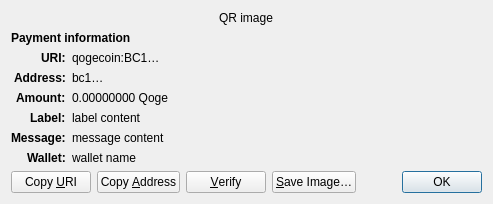
<?xml version="1.0" encoding="UTF-8"?>
<ui version="4.0">
 <class>ReceiveRequestDialog</class>
 <widget class="QDialog" name="ReceiveRequestDialog">
  <property name="geometry">
   <rect>
    <x>0</x>
    <y>0</y>
    <width>413</width>
    <height>229</height>
   </rect>
  </property>
  <property name="windowTitle">
   <string>Request payment to …</string>
  </property>
  <layout class="QGridLayout" name="gridLayout" columnstretch="0,1">
   <property name="sizeConstraint">
    <enum>QLayout::SetFixedSize</enum>
   </property>
   <item row="0" column="0" colspan="2" alignment="Qt::AlignHCenter">
    <widget class="QRImageWidget" name="qr_code">
     <property name="text">
      <string notr="true">QR image</string>
     </property>
     <property name="textInteractionFlags">
      <set>Qt::NoTextInteraction</set>
     </property>
    </widget>
   </item>
   <item row="1" column="0" colspan="2">
    <widget class="QLabel" name="payment_header">
     <property name="font">
      <font>
       <weight>75</weight>
       <bold>true</bold>
      </font>
     </property>
     <property name="text">
      <string>Payment information</string>
     </property>
     <property name="textInteractionFlags">
      <set>Qt::NoTextInteraction</set>
     </property>
    </widget>
   </item>
   <item row="2" column="0" alignment="Qt::AlignRight|Qt::AlignTop">
    <widget class="QLabel" name="uri_tag">
     <property name="font">
      <font>
       <weight>75</weight>
       <bold>true</bold>
      </font>
     </property>
     <property name="text">
      <string notr="true">URI:</string>
     </property>
     <property name="textFormat">
      <enum>Qt::PlainText</enum>
     </property>
     <property name="textInteractionFlags">
      <set>Qt::NoTextInteraction</set>
     </property>
    </widget>
   </item>
   <item row="2" column="1" alignment="Qt::AlignTop">
    <widget class="QLabel" name="uri_content">
     <property name="text">
      <string notr="true">qogecoin:BC1…</string>
     </property>
     <property name="textFormat">
      <enum>Qt::RichText</enum>
     </property>
     <property name="wordWrap">
      <bool>true</bool>
     </property>
     <property name="textInteractionFlags">
      <set>Qt::TextSelectableByMouse</set>
     </property>
    </widget>
   </item>
   <item row="3" column="0" alignment="Qt::AlignRight|Qt::AlignTop">
    <widget class="QLabel" name="address_tag">
     <property name="font">
      <font>
       <weight>75</weight>
       <bold>true</bold>
      </font>
     </property>
     <property name="text">
      <string>Address:</string>
     </property>
     <property name="textInteractionFlags">
      <set>Qt::NoTextInteraction</set>
     </property>
    </widget>
   </item>
   <item row="3" column="1" alignment="Qt::AlignTop">
    <widget class="QLabel" name="address_content">
     <property name="text">
      <string notr="true">bc1…</string>
     </property>
     <property name="textFormat">
      <enum>Qt::PlainText</enum>
     </property>
     <property name="textInteractionFlags">
      <set>Qt::TextSelectableByMouse</set>
     </property>
    </widget>
   </item>
   <item row="4" column="0" alignment="Qt::AlignRight|Qt::AlignTop">
    <widget class="QLabel" name="amount_tag">
     <property name="font">
      <font>
       <weight>75</weight>
       <bold>true</bold>
      </font>
     </property>
     <property name="text">
      <string>Amount:</string>
     </property>
     <property name="textInteractionFlags">
      <set>Qt::NoTextInteraction</set>
     </property>
    </widget>
   </item>
   <item row="4" column="1" alignment="Qt::AlignTop">
    <widget class="QLabel" name="amount_content">
     <property name="text">
      <string notr="true">0.00000000 Qoge</string>
     </property>
     <property name="textFormat">
      <enum>Qt::PlainText</enum>
     </property>
     <property name="textInteractionFlags">
      <set>Qt::TextSelectableByMouse</set>
     </property>
    </widget>
   </item>
   <item row="5" column="0" alignment="Qt::AlignRight|Qt::AlignTop">
    <widget class="QLabel" name="label_tag">
     <property name="font">
      <font>
       <weight>75</weight>
       <bold>true</bold>
      </font>
     </property>
     <property name="text">
      <string>Label:</string>
     </property>
     <property name="textInteractionFlags">
      <set>Qt::NoTextInteraction</set>
     </property>
    </widget>
   </item>
   <item row="5" column="1" alignment="Qt::AlignTop">
    <widget class="QLabel" name="label_content">
     <property name="text">
      <string notr="true">label content</string>
     </property>
     <property name="textFormat">
      <enum>Qt::PlainText</enum>
     </property>
     <property name="wordWrap">
      <bool>true</bool>
     </property>
     <property name="textInteractionFlags">
      <set>Qt::TextSelectableByMouse</set>
     </property>
    </widget>
   </item>
   <item row="6" column="0" alignment="Qt::AlignRight|Qt::AlignTop">
    <widget class="QLabel" name="message_tag">
     <property name="font">
      <font>
       <weight>75</weight>
       <bold>true</bold>
      </font>
     </property>
     <property name="text">
      <string>Message:</string>
     </property>
     <property name="textInteractionFlags">
      <set>Qt::NoTextInteraction</set>
     </property>
    </widget>
   </item>
   <item row="6" column="1" alignment="Qt::AlignTop">
    <widget class="QLabel" name="message_content">
     <property name="text">
      <string notr="true">message content</string>
     </property>
     <property name="textFormat">
      <enum>Qt::PlainText</enum>
     </property>
     <property name="wordWrap">
      <bool>true</bool>
     </property>
     <property name="textInteractionFlags">
      <set>Qt::TextSelectableByMouse</set>
     </property>
    </widget>
   </item>
   <item row="7" column="0" alignment="Qt::AlignRight|Qt::AlignTop">
    <widget class="QLabel" name="wallet_tag">
     <property name="font">
      <font>
       <weight>75</weight>
       <bold>true</bold>
      </font>
     </property>
     <property name="text">
      <string>Wallet:</string>
     </property>
     <property name="textInteractionFlags">
      <set>Qt::NoTextInteraction</set>
     </property>
    </widget>
   </item>
   <item row="7" column="1" alignment="Qt::AlignTop">
    <widget class="QLabel" name="wallet_content">
     <property name="text">
      <string notr="true">wallet name</string>
     </property>
     <property name="textFormat">
      <enum>Qt::PlainText</enum>
     </property>
     <property name="wordWrap">
      <bool>true</bool>
     </property>
     <property name="textInteractionFlags">
      <set>Qt::TextSelectableByMouse</set>
     </property>
    </widget>
   </item>
   <item row="8" column="0" colspan="2">
    <layout class="QHBoxLayout" name="horizontalLayout">
     <item>
      <widget class="QPushButton" name="btnCopyURI">
       <property name="text">
        <string>Copy &amp;URI</string>
       </property>
       <property name="autoDefault">
        <bool>false</bool>
       </property>
      </widget>
     </item>
     <item>
      <widget class="QPushButton" name="btnCopyAddress">
       <property name="text">
        <string>Copy &amp;Address</string>
       </property>
       <property name="autoDefault">
        <bool>false</bool>
       </property>
      </widget>
     </item>
     <item>
      <widget class="QPushButton" name="btnVerify">
       <property name="text">
        <string>&amp;Verify</string>
       </property>
       <property name="toolTip">
        <string>Verify this address on e.g. a hardware wallet screen</string>
       </property>
       <property name="autoDefault">
        <bool>false</bool>
       </property>
      </widget>
     </item>
     <item>
      <widget class="QPushButton" name="btnSaveAs">
       <property name="text">
        <string>&amp;Save Image…</string>
       </property>
       <property name="autoDefault">
        <bool>false</bool>
       </property>
      </widget>
     </item>
     <item>
      <spacer name="horizontalSpacer_2">
       <property name="orientation">
        <enum>Qt::Horizontal</enum>
       </property>
       <property name="sizeHint" stdset="0">
        <size>
         <width>40</width>
         <height>20</height>
        </size>
       </property>
      </spacer>
     </item>
     <item>
      <widget class="QDialogButtonBox" name="buttonBox">
       <property name="focusPolicy">
        <enum>Qt::StrongFocus</enum>
       </property>
       <property name="standardButtons">
        <set>QDialogButtonBox::Ok</set>
       </property>
      </widget>
     </item>
    </layout>
   </item>
  </layout>
 </widget>
 <customwidgets>
  <customwidget>
   <class>QRImageWidget</class>
   <extends>QLabel</extends>
   <header>qt/qrimagewidget.h</header>
  </customwidget>
 </customwidgets>
 <tabstops>
  <tabstop>buttonBox</tabstop>
  <tabstop>btnCopyURI</tabstop>
  <tabstop>btnCopyAddress</tabstop>
  <tabstop>btnSaveAs</tabstop>
 </tabstops>
 <resources/>
 <connections>
  <connection>
   <sender>buttonBox</sender>
   <signal>accepted()</signal>
   <receiver>ReceiveRequestDialog</receiver>
   <slot>accept()</slot>
   <hints>
    <hint type="sourcelabel">
     <x>135</x>
     <y>230</y>
    </hint>
    <hint type="destinationlabel">
     <x>135</x>
     <y>126</y>
    </hint>
   </hints>
  </connection>
 </connections>
</ui>
